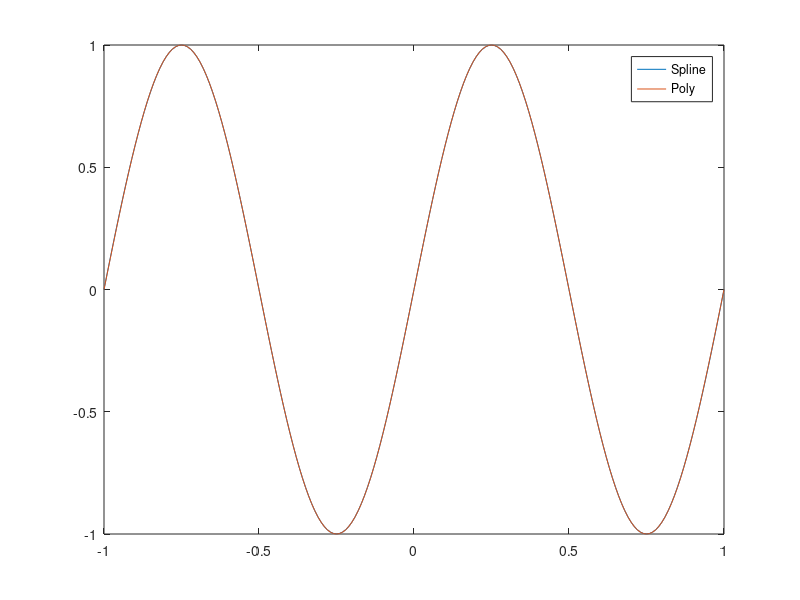
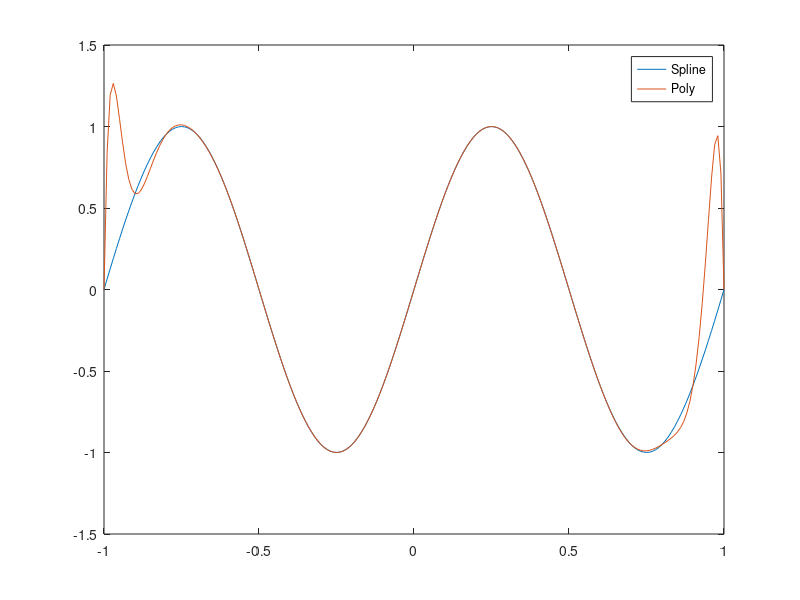

Recreate these plots in MATLAB, in order.
function b3_8
    pert = 1e-4;
    x = [-1:0.1:1];
    y = sin(2 * pi * x);
    
    x_new = [-1:0.01:1]
    y_new_spline = spline(x,y,x_new);
    y_new_poly = polyval(polyfit(x, y, 20), x_new);
    
    figure('Name','Without Pert')
    plot(x_new, y_new_spline, x_new, y_new_poly)
    legend('Spline','Poly')
    
    y_with_pert = sin(2*pi*x)+( -1).^[1:21]* pert;
    
    y_new_spline = spline(x,y_with_pert,x_new);
    y_new_poly = polyval(polyfit(x, y_with_pert, 20), x_new);
    
    figure('Name','With Pert')
    plot(x_new, y_new_spline, x_new, y_new_poly)
    legend('Spline','Poly')
end